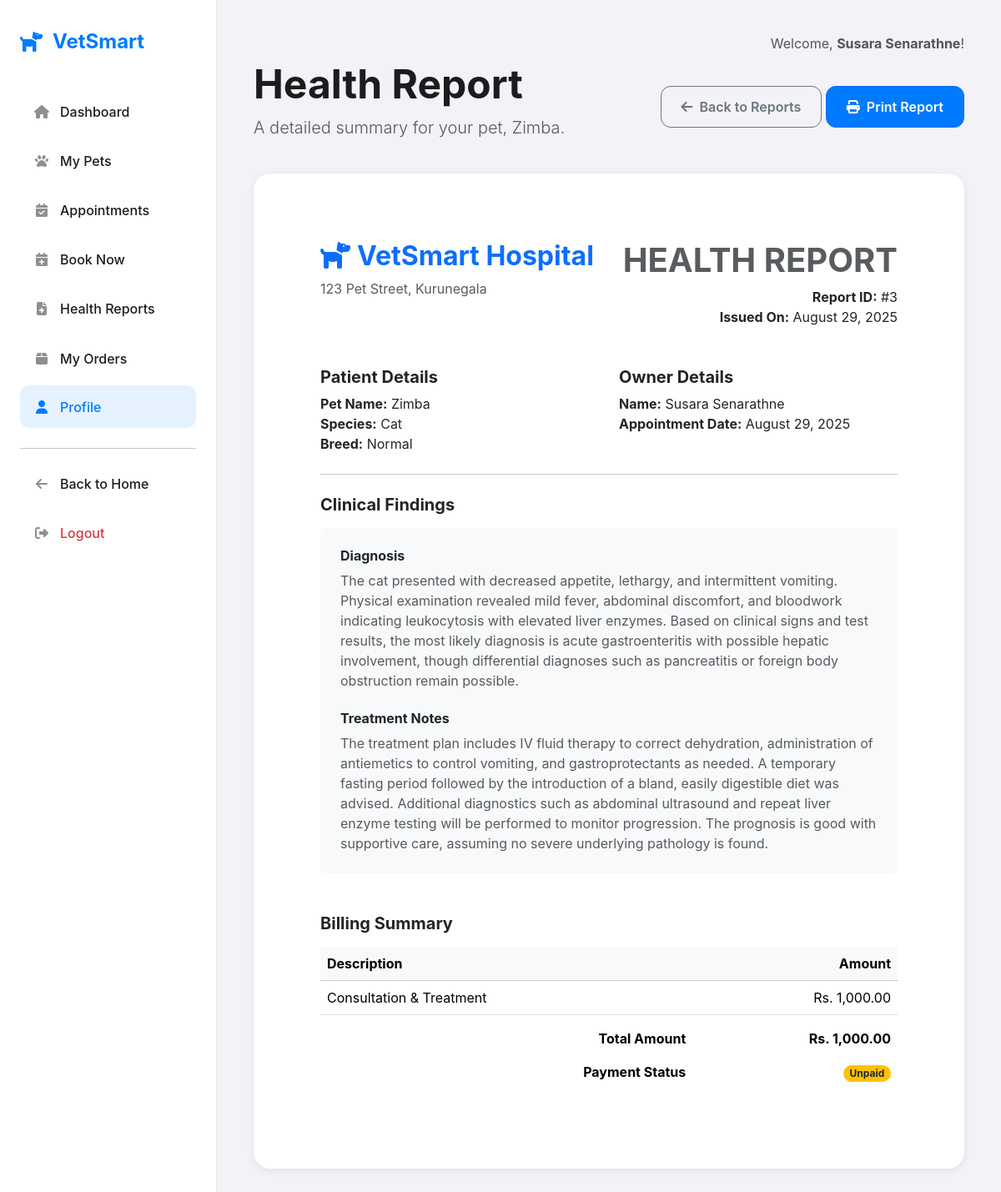
The page /VetSmart/client/view_report.php?report_id=3 (signed in) on the database its author committed.
### tables this page shows
CREATE TABLE `reports` (
  `report_id` int(11) NOT NULL,
  `appointment_id` int(11) NOT NULL,
  `diagnosis` text NOT NULL,
  `treatment_notes` text DEFAULT NULL,
  `billing_amount` decimal(10,2) NOT NULL DEFAULT 0.00,
  `payment_status` enum('Paid','Unpaid') NOT NULL DEFAULT 'Unpaid',
  `generated_at` timestamp NOT NULL DEFAULT current_timestamp()
);

CREATE TABLE `pets` (
  `pet_id` int(11) NOT NULL,
  `owner_id` int(11) NOT NULL,
  `pet_name` varchar(255) NOT NULL,
  `species` varchar(100) DEFAULT NULL,
  `breed` varchar(100) DEFAULT NULL,
  `date_of_birth` date DEFAULT NULL,
  `gender` enum('Male','Female','Unknown') NOT NULL DEFAULT 'Unknown',
  `medical_history` text DEFAULT NULL,
  `pet_image_url` varchar(255) DEFAULT NULL
);

CREATE TABLE `users` (
  `user_id` int(11) NOT NULL,
  `full_name` varchar(255) NOT NULL,
  `email` varchar(255) NOT NULL,
  `password` varchar(255) NOT NULL,
  `phone_number` varchar(20) DEFAULT NULL,
  `address` text DEFAULT NULL,
  `role` enum('client','admin') NOT NULL DEFAULT 'client',
  `created_at` timestamp NOT NULL DEFAULT current_timestamp()
);

CREATE TABLE `appointments` (
  `appointment_id` int(11) NOT NULL,
  `client_id` int(11) NOT NULL,
  `pet_id` int(11) NOT NULL,
  `vet_id` int(11) DEFAULT NULL,
  `appointment_date` datetime NOT NULL,
  `reason` text NOT NULL,
  `status` enum('Pending','Confirmed','In Progress','Completed','Cancelled') NOT NULL DEFAULT 'Pending',
  `created_at` timestamp NOT NULL DEFAULT current_timestamp()
);

### VetSmart/client/view_report.php (the view, shortened to what this page needs)
<?php
include 'includes/header.php';
$report_id = intval($_GET['report_id']);
$user_id = $_SESSION['user_id'];
$sql = "SELECT
            r.report_id, r.diagnosis, r.treatment_notes, r.billing_amount, r.payment_status, r.generated_at,
            a.appointment_date,
            p.pet_name, p.species, p.breed,
            u.full_name AS client_name
        FROM reports r
        JOIN appointments a ON r.appointment_id = a.appointment_id
        JOIN pets p ON a.pet_id = p.pet_id
        JOIN users u ON p.owner_id = u.user_id
        WHERE r.report_id = ? AND p.owner_id = ?";
$stmt = mysqli_prepare($conn, $sql);
mysqli_stmt_bind_param($stmt, "ii", $report_id, $user_id);
mysqli_stmt_execute($stmt);
$result = mysqli_stmt_get_result($stmt);
$report = mysqli_fetch_assoc($result);
function get_payment_status_badge($status) {
    return $status == 'Paid' ? 'badge rounded-pill bg-success' : 'badge rounded-pill bg-warning text-dark';
}
?>
<div class="d-flex justify-content-between align-items-center mb-4 print-hide">
    <div>
        <h1 class="display-5 fw-bold mb-2">Health Report</h1>
        <p class="lead text-muted">A detailed summary for your pet, <?php echo htmlspecialchars($report['pet_name']); ?>.</p>
    </div>
    <div>
        <a href="reports.php" class="btn btn-outline-secondary"><i class="fas fa-arrow-left me-2"></i>Back to Reports</a>
        <button onclick="window.print();" class="btn btn-primary"><i class="fas fa-print me-2"></i>Print Report</button>
    </div>
</div>
<div class="card" id="report">
    <div class="card-body p-5">
        <div class="row mb-5">
            <div class="col-md-6">
                <h2 class="fw-bold text-primary mb-2"><i class="fas fa-dog me-2"></i>VetSmart Hospital</h2>
                <p class="text-muted mb-0">123 Pet Street, Kurunegala</p>
            </div>
            <div class="col-md-6 text-md-end">
                <h1 class="display-6 fw-bold text-uppercase text-muted">Health Report</h1>
                <p class="mb-0"><strong>Report ID:</strong> #<?php echo htmlspecialchars($report['report_id']); ?></p>
                <p class="mb-0"><strong>Issued On:</strong> <?php echo date('F j, Y', strtotime($report['generated_at'])); ?></p>
            </div>
        </div>
        <div class="row mb-4">
            <div class="col-md-6">
                <h5 class="fw-bold">Patient Details</h5>
                <p class="mb-0"><strong>Pet Name:</strong> <?php echo htmlspecialchars($report['pet_name']); ?></p>
                <p class="mb-0"><strong>Species:</strong> <?php echo htmlspecialchars($report['species']); ?></p>
                <p class="mb-0"><strong>Breed:</strong> <?php echo htmlspecialchars($report['breed']); ?></p>
            </div>
            <div class="col-md-6">
                <h5 class="fw-bold">Owner Details</h5>
                <p class="mb-0"><strong>Name:</strong> <?php echo htmlspecialchars($report['client_name']); ?></p>
                <p class="mb-0"><strong>Appointment Date:</strong> <?php echo date('F j, Y', strtotime($report['appointment_date'])); ?></p>
            </div>
        </div>
        <hr class="my-4">
        <div class="mb-5">
            <h5 class="fw-bold mb-3">Clinical Findings</h5>
            <div class="p-4 rounded" style="background-color: #f8f9fa;">
                <h6 class="fw-bold">Diagnosis</h6>
                <p class="text-muted"><?php echo nl2br(htmlspecialchars($report['diagnosis'])); ?></p>
                <h6 class="fw-bold mt-4">Treatment Notes</h6>
                <p class="text-muted mb-0"><?php echo nl2br(htmlspecialchars($report['treatment_notes'])); ?></p>
            </div>
        </div>
        <div>
            <h5 class="fw-bold mb-3">Billing Summary</h5>
            <table class="table">
                <thead class="table-light">
                    <tr>
                        <th class="py-2">Description</th>
                        <th class="py-2 text-end">Amount</th>
                    </tr>
                </thead>
                <tbody>
                    <tr>
                        <td class="py-2">Consultation &amp; Treatment</td>
                        <td class="py-2 text-end">Rs. <?php echo number_format($report['billing_amount'], 2); ?></td>
                    </tr>
                </tbody>
                <tfoot>
                    <tr class="fw-bold">
                        <td class="text-end border-0 pt-3">Total Amount</td>
                        <td class="text-end border-0 pt-3">Rs. <?php echo number_format($report['billing_amount'], 2); ?></td>
                    </tr>
                    <tr class="fw-bold">
                        <td class="text-end border-0">Payment Status</td>
                        <td class="text-end border-0">
                            <span class="<?php echo get_payment_status_badge($report['payment_status']); ?>">
                                <?php echo htmlspecialchars($report['payment_status']); ?>
                            </span>
                        </td>
                    </tr>
                </tfoot>
            </table>
        </div>
    </div>
</div>
<?php
include 'includes/footer.php';
?>

### VetSmart/client/includes/header.php (style rules this page uses)
:root { --ios-blue: #007AFF; --ios-green: #34C759; --ios-red: #FF3B30; --ios-gray: #8E8E93; --ios-light-gray: #F2F2F7; --ios-dark-gray: #1C1C1E; --ios-white: #FFFFFF; --shadow-light: 0 2px 10px rgba(0,0,0,0.08); --border-radius: 12px; --border-radius-lg: 20px; }
body { font-family: -apple-system, BlinkMacSystemFont, 'SF Pro Display', 'Segoe UI', Roboto, sans-serif; background-color: var(--ios-light-gray); color: var(--ios-dark-gray); }
.card { border: none; border-radius: var(--border-radius-lg); background: var(--ios-white); box-shadow: var(--shadow-light); padding: 2rem; }
.btn { border-radius: var(--border-radius); font-weight: 600; padding: 12px 24px; }
.btn-primary { background-color: var(--ios-blue); }

### rows shown on the page
reports: pets.pet_name "Zimba", report_id "3", generated_at "August 29, 2025", pets.species "Cat", pets.breed "Normal", users.full_name "Susara Senarathne", appointment.appointment_date "August 29, 2025", diagnosis "The cat presented with decreased appetite, lethargy, and intermittent vomiting. Physical examination revealed mild fever, abdominal discomfort, and bloodwork indicating leukocytosis with elevated liver enzymes. Based on clinical signs and test results, the most likely diagnosis is acute gastroenteritis with possible hepatic involvement, though differential diagnoses such as pancreatitis or foreign body obstruction remain possible.", treatment_notes "The treatment plan includes IV fluid therapy to correct dehydration, administration of antiemetics to control vomiting, and gastroprotectants as needed. A temporary fasting period followed by the introduction of a bland, easily digestible diet was advised. Additional diagnostics such as abdominal ultrasound and repeat liver enzyme testing will be performed to monitor progression. The prognosis is good with supportive care, assuming no severe underlying pathology is found.", billing_amount "1,000.00", payment_status "Unpaid"

### other values the page prints
$_SESSION['full_name'] "Susara Senarathne"
